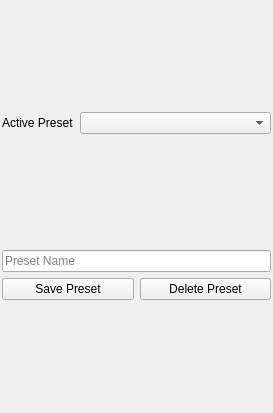
<?xml version="1.0" encoding="UTF-8"?>
<ui version="4.0">
 <class>Form</class>
 <widget class="QWidget" name="Form">
  <property name="geometry">
   <rect>
    <x>0</x>
    <y>0</y>
    <width>273</width>
    <height>413</height>
   </rect>
  </property>
  <property name="windowTitle">
   <string>Form</string>
  </property>
  <layout class="QGridLayout" name="gridLayout">
   <property name="leftMargin">
    <number>2</number>
   </property>
   <property name="topMargin">
    <number>2</number>
   </property>
   <property name="rightMargin">
    <number>2</number>
   </property>
   <property name="bottomMargin">
    <number>2</number>
   </property>
   <item row="0" column="1" colspan="2">
    <layout class="QHBoxLayout" name="horizontalLayout_4">
     <item>
      <widget class="QLabel" name="label_20">
       <property name="sizePolicy">
        <sizepolicy hsizetype="Fixed" vsizetype="Fixed">
         <horstretch>0</horstretch>
         <verstretch>0</verstretch>
        </sizepolicy>
       </property>
       <property name="statusTip">
        <string>Current preset</string>
       </property>
       <property name="text">
        <string>Active Preset</string>
       </property>
      </widget>
     </item>
     <item>
      <widget class="QComboBox" name="comboBox">
       <property name="statusTip">
        <string>Name of the current preset</string>
       </property>
      </widget>
     </item>
    </layout>
   </item>
   <item row="1" column="1" colspan="2">
    <layout class="QGridLayout" name="gridLayout_2">
     <item row="1" column="0">
      <widget class="QPushButton" name="pushButton_3">
       <property name="statusTip">
        <string>Save current state as preset with above name</string>
       </property>
       <property name="text">
        <string>Save Preset</string>
       </property>
      </widget>
     </item>
     <item row="1" column="1">
      <widget class="QPushButton" name="pushButton_2">
       <property name="statusTip">
        <string>Delete preset with above name</string>
       </property>
       <property name="text">
        <string>Delete Preset</string>
       </property>
      </widget>
     </item>
     <item row="0" column="0" colspan="2">
      <widget class="QLineEdit" name="lineEdit">
       <property name="statusTip">
        <string>Name of preset to delete/name to give to current state</string>
       </property>
       <property name="inputMask">
        <string/>
       </property>
       <property name="text">
        <string/>
       </property>
       <property name="frame">
        <bool>true</bool>
       </property>
       <property name="placeholderText">
        <string>Preset Name</string>
       </property>
      </widget>
     </item>
    </layout>
   </item>
  </layout>
 </widget>
 <resources/>
 <connections/>
</ui>
